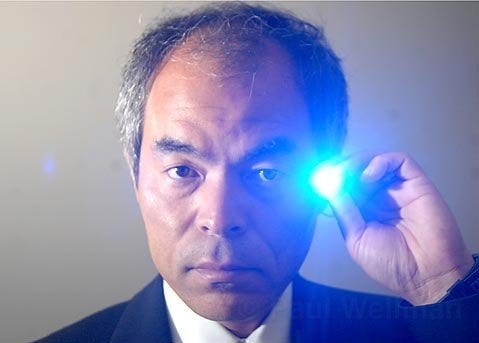
#> input picture CVAlgorithmTest/blueLED.jpg, 479 x 343 px
$ python blueLEDTest.py
#> lines starting #> are read from the running program, lines starting #| are printed output that depends on the picture; after the words box and inside, x2 and y2 are one past the last pixel; in counts of white or black regions, pixels touching at a corner belong together
import cv2 as cv
import numpy as np

img = cv.imread('blueLED.jpg')
#> img is the input picture: shape (343, 479, 3); mean B, G, R 182.3, 139.2, 132.3
height, width = img.shape[:2]
#> height = 343; width = 479

blank = np.zeros(img.shape[:2], dtype='uint8')

blue, green, red = cv.split(img)
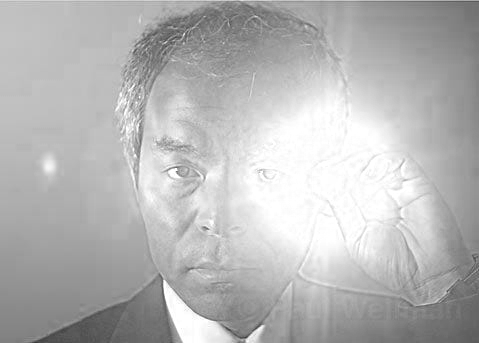
#> blue: shape (343, 479); min 55, max 255, mean 182.3
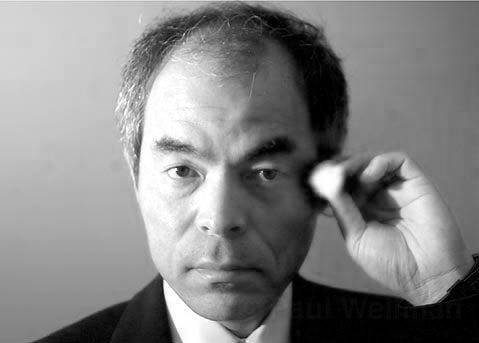
#> red: shape (343, 479); min 0, max 255, mean 132.3
blueImg = cv.merge([blue, blank, blank])
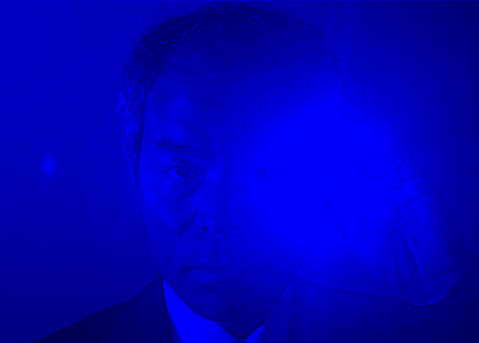
#> blueImg: shape (343, 479, 3); mean of channels 0, 1, 2 182.3, 0, 0; drawn as B, G, R

# [5 lines of commented-out code are left out]

grayscaleImg = cv.cvtColor(img, cv.COLOR_BGR2GRAY)
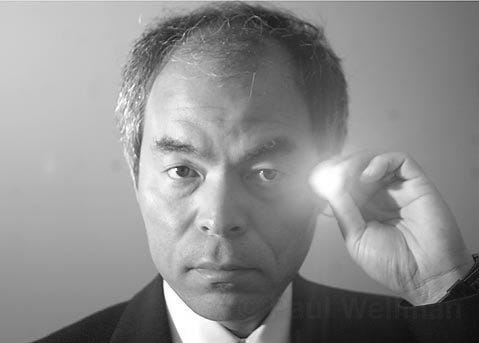
#> grayscaleImg: shape (343, 479); min 10, max 255, mean 142.1


grayThreshold, grayThresholdedImg = cv.threshold(grayscaleImg, 252, 255, cv.THRESH_BINARY)
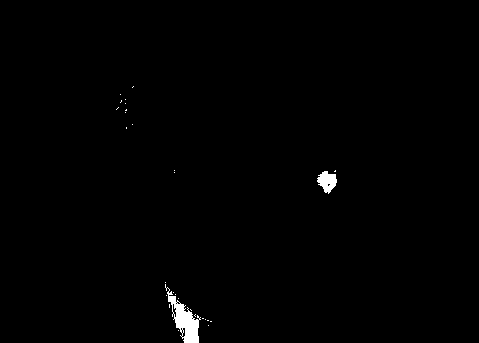
#> grayThresholdedImg: shape (343, 479); 0.67% white; 29 white regions (27 under 20 px), largest, box (x1, y1, x2, y2) and area: (165, 284, 201, 343) 767, (317, 171, 337, 194) 289
blueThreshold, blueThresholdedImg = cv.threshold(blueImg, 254, 255, cv.THRESH_BINARY)
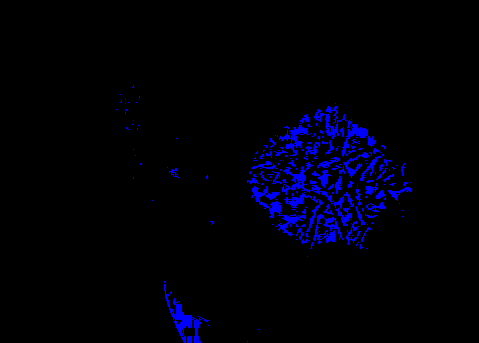
#> blueThresholdedImg: shape (343, 479, 3); mean of channels 0, 1, 2 8.8, 0, 0; drawn as B, G, R

grayscaleBlueImg = cv.cvtColor(blueThresholdedImg, cv.COLOR_BGR2GRAY)
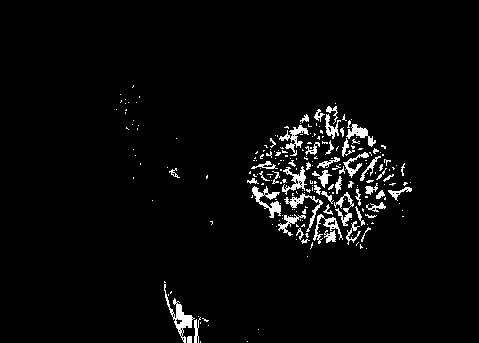
#> grayscaleBlueImg: shape (343, 479); values 0 (black) and 29 (white), 3.5% white; 227 white regions (174 under 20 px), largest, box (x1, y1, x2, y2) and area: (164, 284, 195, 343) 416, (252, 186, 281, 218) 345, (279, 125, 309, 156) 286

# scaledThresholdImg = cv.resize(thresholdedImg, (width/2, height/2))

cv.imshow('Blue LED', img)
cv.imshow('Blue Only Image', blueImg)
cv.imshow('Grayscale blue LED', grayscaleImg)
cv.imshow('Blue to Gray Thresholded blue LED', grayscaleBlueImg)
cv.imshow('Grayscale Thresholded blue LED', grayThresholdedImg)

cv.waitKey(0)
